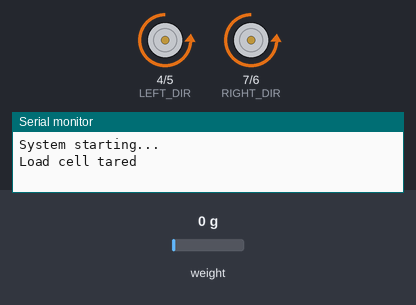
Recording of a sketch running on a simulated Arduino Uno, built with avr-gcc and run on an emulated ATmega328P. On the bench: direction and speed pins drawn as motors (green arrow = direction pin HIGH = forward, orange = LOW = backward, longer = more drive), the last lines printed to the serial monitor. Inputs (shaded band) come from the test bench; at power-on: weight on the scale 0 g. At 15.4 s the program stops and its outputs stay as they are.

Above: at 1.2 s.
At 9.1 s:
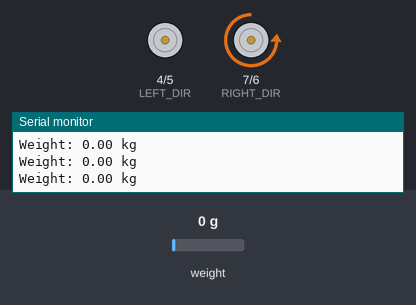
At 12.5 s:
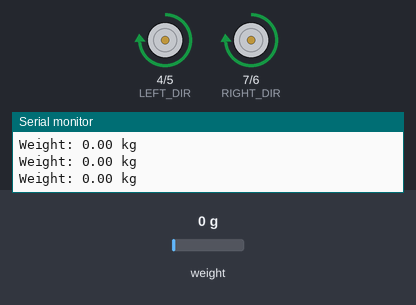
At 15.4 s:
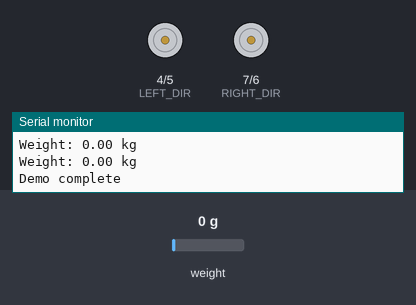
Timing chart, 0 to 16.9 s (numbered marks = the images above):
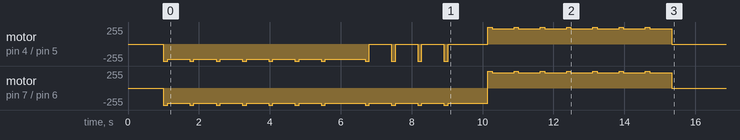

The sketch:

motor.ino
```cpp
#include "HX711.h"


#define LEFT_PWM   5
#define RIGHT_PWM  6

#define LEFT_DIR   4
#define RIGHT_DIR  7


#define FAST_PWM 255
#define SLOW_PWM 230


#define LOADCELL_DOUT  3
#define LOADCELL_SCK   2

HX711 scale;


float calibration_factor = -7050.0;

void setup() {

  pinMode(LEFT_PWM, OUTPUT);
  pinMode(RIGHT_PWM, OUTPUT);
  pinMode(LEFT_DIR, OUTPUT);
  pinMode(RIGHT_DIR, OUTPUT);


  Serial.begin(9600);
  Serial.println("System starting...");


  scale.begin(LOADCELL_DOUT, LOADCELL_SCK);
  scale.tare();
  Serial.println("Load cell tared");
}

void smoothDrive(int leftSpeed, int rightSpeed, int durationMs) {
  unsigned long startTime = millis();

  while (millis() - startTime < durationMs) {


    analogWrite(LEFT_PWM, FAST_PWM);
    analogWrite(RIGHT_PWM, FAST_PWM);
    delay(120);


    analogWrite(LEFT_PWM, leftSpeed);
    analogWrite(RIGHT_PWM, rightSpeed);
    delay(120);


    float weight = scale.get_units(5);
    Serial.print("Weight: ");
    Serial.print(weight, 2);
    Serial.println(" kg");
  }
}

void loop() {


  digitalWrite(LEFT_DIR, LOW);
  digitalWrite(RIGHT_DIR, LOW);
  smoothDrive(SLOW_PWM, SLOW_PWM, 5000);

  delay(500);


  digitalWrite(LEFT_DIR, LOW);
  digitalWrite(RIGHT_DIR, LOW);
  smoothDrive(0, SLOW_PWM, 2500);

  delay(500);


  digitalWrite(LEFT_DIR, HIGH);
  digitalWrite(RIGHT_DIR, HIGH);
  smoothDrive(SLOW_PWM, SLOW_PWM, 5000);


  analogWrite(LEFT_PWM, 0);
  analogWrite(RIGHT_PWM, 0);

  Serial.println("Demo complete");
  while (1);
}
```

Measured:
- by itself, motor on pin 4 (LEFT_DIR) / pin 5 (LEFT_PWM): stopped → backward 255/255 at 1.0 s, → backward 230/255 0.12 s later, → backward 255/255 0.62 s later, → backward 230/255 0.12 s later, … (37 changes in this stretch)
- by itself, motor on pin 7 (RIGHT_DIR) / pin 6 (RIGHT_PWM): stopped → backward 255/255 at 1.0 s, → backward 230/255 0.12 s later, → backward 255/255 0.62 s later, → backward 230/255 0.12 s later, … (37 changes in this stretch)
